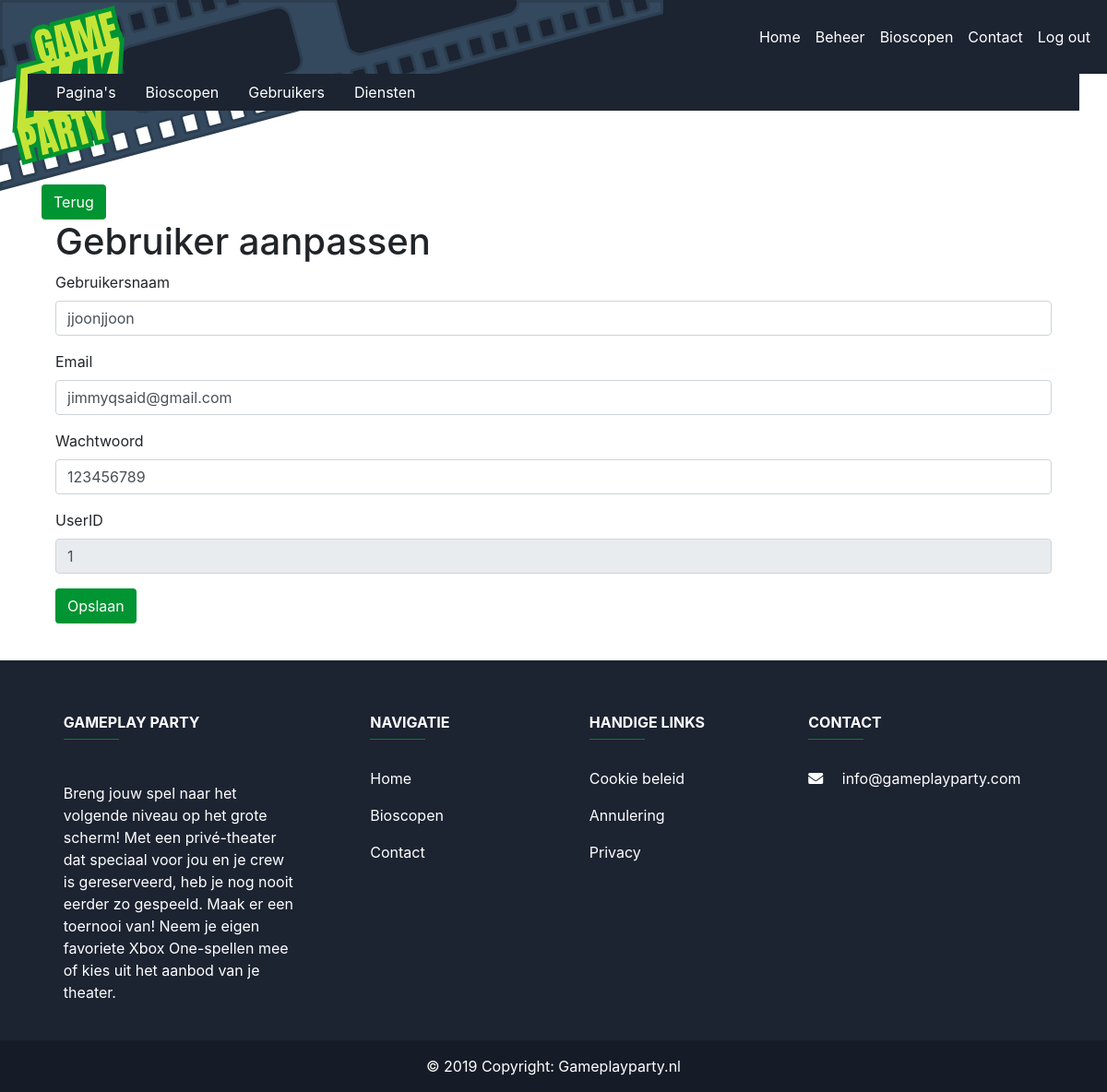
The page /?request=beheer&pagina=editGebruiker&userID=1 (signed in) on the database its author committed.
### tables this page shows
CREATE TABLE `users` (
  `userID` int(11) NOT NULL,
  `username` tinytext NOT NULL,
  `email` tinytext NOT NULL,
  `wachtwoord` longtext NOT NULL,
  `rol` int(11) NOT NULL,
  `biosID` int(11) DEFAULT NULL
);

CREATE TABLE `contentmanagement` (
  `paginaID` int(255) NOT NULL,
  `owner` varchar(255) NOT NULL,
  `biosID` int(11) DEFAULT NULL,
  `pagina` varchar(100) NOT NULL,
  `content` text NOT NULL,
  `image` varchar(200) NOT NULL
);

### model/BeheerderLogic.php (called while the page is built, shortened)
<?php
require_once 'model/DataHandler.php';
require_once 'utilities/beheer/EditGebruikerForm.php';
class BeheerderLogic
{
    public function __construct()
    {
        $this->DataHandler = new DataHandler("localhost", "mysql", "GamePlayParty", "ilias", "12345");
        $this->EditGebruikerForm = new EditGebruikerForm();
    }
    public function editGebruiker($userID)
    {
        $sql = "SELECT * FROM users WHERE userID = $userID";
        $result = $this->DataHandler->getData($sql);
        $editGebruikerForm = $this->EditGebruikerForm->makeEditGebruikerForm($result);
        return $editGebruikerForm;
    }
}

### index.php (called while the page is built, shortened)
<?php
include 'header.php';
$controller = new WebsiteController();
$controller->handleRequest();
include "footer.php";

### model/DataHandler.php (called while the page is built, shortened)
<?php
class DataHandler
{
    public function __construct($host, $dbdriver, $dbname, $username, $password)
    {
        $this->host = $host;
        $this->dbdriver = $dbdriver;
        $this->dbname = $dbname;
        $this->username = $username;
        $this->password = $password;
        try {
            $this->dbh = new PDO("$this->dbdriver:host=$this->host;dbname=$this->dbname", $this->username, $this->password);
            $this->dbh->setAttribute(PDO::ATTR_ERRMODE, PDO::ERRMODE_EXCEPTION);
            return true;
        } catch (PDOException $e) {
            echo "Connection with " . $this->dbdriver . " failed: " . $e->getMessage();
        }
    }
    public function getData($sql)
    {
        $result = $this->dbh->query($sql, PDO::FETCH_ASSOC);
        return $result;
    }
}

### utilities/beheer/EditGebruikerForm.php (the view)
<?php
class EditGebruikerForm
{
    public function makeEditGebruikerForm($result){
        $html = "<div class='container'>";
        $html .= "<h1>Gebruiker aanpassen</h1>";
        while($row = $result->fetch(PDO::FETCH_ASSOC)){
            $userID = $row['userID'];
            $username = $row['username'];
            $email = $row['email'];
            $wachtwoord = $row['wachtwoord'];
        }
        $html .= "<form action='?request=beheer&pagina=editGebruiker&userID=$userID&func=updateGebruiker' method='POST'>
<div class='form-group'>
    <label for='username'>Gebruikersnaam</label>
    <input type='text' class='form-control' name='username' id='username' value='" . $username . "'>
  </div>
  <div class='form-group'>
    <label for='email'>Email</label>
    <input type='text' class='form-control' name='email' id='email' value='" . $email . "'>
  </div>
  <div class='form-group'>
    <label for='wachtwoord'>Wachtwoord</label>
    <input type='text' class='form-control' name='wachtwoord' id='wachtwoord' value='" . $wachtwoord . "'>
  </div>
  <div class='form-group'>
    <label for='userID'>UserID</label>
    <input type='text' class='form-control' name='userID' id='userID' value='" . $userID . "' disabled>
  </div>
 <button type='submit' class='btn-custom btn-green'>Opslaan</button>
 </form>
 </div>";
        return $html;
    }
}

### footer.php (shortened to what this page needs)
<footer class="page-footer font-small">
    <div class="container text-center text-md-left mt-5">
        <div class="row mt-3">
            <div class="col-md-3 col-lg-4 col-xl-3 mx-auto mb-4">
                <h6 class="text-uppercase font-weight-bold">Gameplay Party</h6>
                <hr class="mb-4 mt-0 d-inline-block mx-auto" style="width: 60px;">
                <?php
            $servername = "localhost";
            $username = "ilias";
            $password = "12345";
            $dbname = "GamePlayParty";
            $conn = new mysqli($servername, $username, $password, $dbname);
            $sql = "SELECT * FROM contentmanagement WHERE pagina = 'footerContent';";
            $result = $conn->query($sql);
            if ($result->num_rows > 0) {
                while($row = $result->fetch_assoc()) {
                    echo "<p id='contentData'>". $row['content']."</p>";
                }
            } else {
                echo "0 results";
            }
    ?>
            </div>
            <div class="col-md-2 col-lg-2 col-xl-2 mx-auto mb-4">
                <h6 class="text-uppercase font-weight-bold">Navigatie</h6>
                <hr class="mb-4 mt-0 d-inline-block mx-auto" style="width: 60px;">
                <p>
                    <a href="index.php">Home</a>
                </p>
                <p>
                    <a href="?request=bioscopen">Bioscopen</a>
                </p>
                <p>
                    <a href="?request=contact">Contact</a>
                </p>
            </div>
            <div class="col-md-3 col-lg-2 col-xl-2 mx-auto mb-4">
                <h6 class="text-uppercase font-weight-bold">Handige links</h6>
                <hr class="mb-4 mt-0 d-inline-block mx-auto" style="width: 60px;">
                <p>
                    <a href="?request=cookie-beleid">Cookie beleid</a>
                </p>
                <p>
                    <a href="?request=annulering-beleid">Annulering</a>
                </p>
                <p>
                    <a href="?request=algemene-voorwaarden">Privacy</a>
                </p>
            </div>
            <div class="col-md-4 col-lg-3 col-xl-3 mx-auto mb-md-0 mb-4">
                <h6 class="text-uppercase font-weight-bold">Contact</h6>
                <hr class="mb-4 mt-0 d-inline-block mx-auto" style="width: 60px;">
                <p>
                    <i class="fas fa-envelope mr-3"></i> info@gameplayparty.com</p>
            </div>
        </div>
    </div>
    <div class="footer-copyright text-center py-3">© 2019 Copyright:
        <a href="#"> Gameplayparty.nl</a>
    </div>
</footer>
</body>
</html>

### compiled/style.css (style rules this page uses)
body { margin: 0; }
footer { background-color: #1C2331; color: white; padding: 10px 0 0 0; }
footer div div div hr { background-color: #009432 !important; }
footer div div div p { color: white; }
footer div div div p a { color: white; }
footer div.footer-copyright { background-color: #161C27; }
footer div.footer-copyright a { color: white; }
html { scroll-behavior: smooth; }
.btn-green { background-color: #009432 !important; color: white !important; border: 1px solid #009432; }
.btn-custom { display: inline-block; font-weight: 400; color: #212529; text-align: center; vertical-align: middle; -webkit-user-select: none; -moz-user-select: none; -ms-user-select: none; user-select: none; background-color: transparent; border: 1px solid transparent; padding: 0.375rem 0.75rem; font-size: 1rem; line-height: 1.5; border-radius: 0.25rem; transition: color 0.15s ease-in-out, background-color 0.15s ease-in-out, border-color 0.15s ease-in-out, box-shadow 0.15s ease-in-out; }

### rows shown on the page
users: username "jjoonjjoon", email "jimmyqsaid@gmail.com", wachtwoord "123456789", userID "1"
contentmanagement: content "Breng jouw spel naar het volgende niveau op het grote scherm! Met een privé-theater dat speciaal voor jou en je crew is gereserveerd, heb je nog nooit eerder zo gespeeld. Maak er een toernooi van! Neem je eigen favoriete Xbox One-spellen mee of kies uit het aanbod van je theater."
